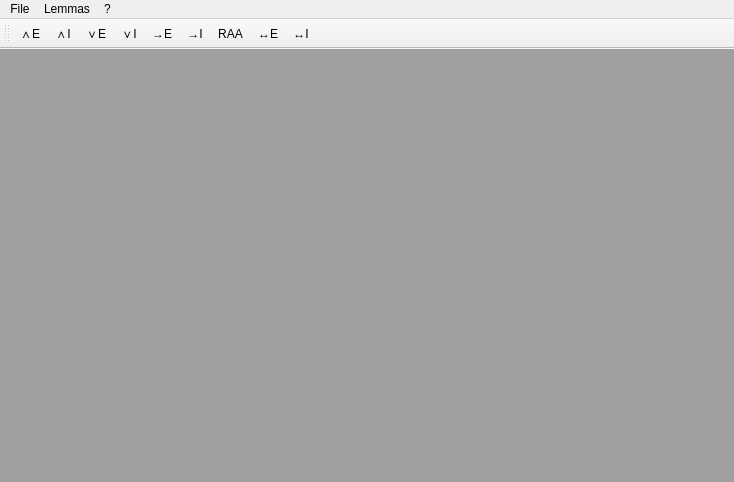
<?xml version="1.0" encoding="UTF-8"?>
<ui version="4.0">
 <class>MainWindow</class>
 <widget class="QMainWindow" name="MainWindow">
  <property name="geometry">
   <rect>
    <x>0</x>
    <y>0</y>
    <width>734</width>
    <height>482</height>
   </rect>
  </property>
  <property name="windowTitle">
   <string>MainWindow</string>
  </property>
  <widget class="QWidget" name="centralWidget">
   <layout class="QVBoxLayout" name="verticalLayout" stretch="1">
    <property name="leftMargin">
     <number>0</number>
    </property>
    <property name="topMargin">
     <number>0</number>
    </property>
    <property name="rightMargin">
     <number>0</number>
    </property>
    <property name="bottomMargin">
     <number>0</number>
    </property>
    <item>
     <widget class="QMdiArea" name="mdiArea"/>
    </item>
   </layout>
  </widget>
  <widget class="QMenuBar" name="menuBar">
   <property name="geometry">
    <rect>
     <x>0</x>
     <y>0</y>
     <width>734</width>
     <height>25</height>
    </rect>
   </property>
   <widget class="QMenu" name="menuFile">
    <property name="title">
     <string>File</string>
    </property>
    <addaction name="actionNew_proof"/>
    <addaction name="actionOpen"/>
    <addaction name="actionSave"/>
    <addaction name="actionSave_As"/>
    <addaction name="actionClose"/>
    <addaction name="separator"/>
    <addaction name="actionExit"/>
   </widget>
   <widget class="QMenu" name="menuLemmas">
    <property name="title">
     <string>Lemmas</string>
    </property>
    <addaction name="actionImport"/>
    <addaction name="actionDelete"/>
   </widget>
   <widget class="QMenu" name="menu">
    <property name="title">
     <string>?</string>
    </property>
    <addaction name="actionHelp"/>
    <addaction name="separator"/>
    <addaction name="actionAbout"/>
   </widget>
   <addaction name="menuFile"/>
   <addaction name="menuLemmas"/>
   <addaction name="menu"/>
  </widget>
  <widget class="QToolBar" name="mainToolBar">
   <attribute name="toolBarArea">
    <enum>TopToolBarArea</enum>
   </attribute>
   <attribute name="toolBarBreak">
    <bool>true</bool>
   </attribute>
   <addaction name="action_ElimAnd"/>
   <addaction name="action_IntroAnd"/>
   <addaction name="action_ElimOr"/>
   <addaction name="action_IntroOr"/>
   <addaction name="action_ElimArrow"/>
   <addaction name="action_IntroArrow"/>
   <addaction name="action_RAA"/>
   <addaction name="action_ElimEquiv"/>
   <addaction name="action_IntroEquiv"/>
  </widget>
  <action name="actionExit">
   <property name="text">
    <string>Exit</string>
   </property>
   <property name="shortcut">
    <string>Ctrl+Q</string>
   </property>
  </action>
  <action name="action_ElimAnd">
   <property name="text">
    <string>∧E</string>
   </property>
   <property name="toolTip">
    <string>∧ Elimination</string>
   </property>
  </action>
  <action name="action_IntroAnd">
   <property name="text">
    <string>∧I</string>
   </property>
   <property name="toolTip">
    <string>∧ Introduction</string>
   </property>
  </action>
  <action name="action_ElimOr">
   <property name="text">
    <string>∨E</string>
   </property>
   <property name="toolTip">
    <string>∨ Elimination</string>
   </property>
  </action>
  <action name="action_IntroOr">
   <property name="text">
    <string>∨I</string>
   </property>
   <property name="toolTip">
    <string>∨ Introduction</string>
   </property>
  </action>
  <action name="action_ElimArrow">
   <property name="text">
    <string>→E</string>
   </property>
   <property name="toolTip">
    <string>→ Elimination</string>
   </property>
  </action>
  <action name="action_IntroArrow">
   <property name="text">
    <string>→I</string>
   </property>
   <property name="toolTip">
    <string>→ Introduction</string>
   </property>
  </action>
  <action name="action_RAA">
   <property name="text">
    <string>RAA</string>
   </property>
   <property name="toolTip">
    <string>Reductio Ad Absurdum</string>
   </property>
  </action>
  <action name="action_ElimEquiv">
   <property name="text">
    <string>↔E</string>
   </property>
   <property name="toolTip">
    <string>↔ Elimination</string>
   </property>
  </action>
  <action name="action_IntroEquiv">
   <property name="text">
    <string>↔I</string>
   </property>
   <property name="toolTip">
    <string>↔ Introduction</string>
   </property>
  </action>
  <action name="actionNew_proof">
   <property name="text">
    <string>New proof</string>
   </property>
   <property name="shortcut">
    <string>Ctrl+N</string>
   </property>
  </action>
  <action name="actionOpen">
   <property name="text">
    <string>Open...</string>
   </property>
   <property name="shortcut">
    <string>Ctrl+O</string>
   </property>
  </action>
  <action name="actionSave">
   <property name="text">
    <string>Save</string>
   </property>
   <property name="shortcut">
    <string>Ctrl+S</string>
   </property>
  </action>
  <action name="actionSave_As">
   <property name="text">
    <string>Save As...</string>
   </property>
  </action>
  <action name="actionClose">
   <property name="text">
    <string>Close</string>
   </property>
   <property name="shortcut">
    <string>Ctrl+W</string>
   </property>
  </action>
  <action name="actionImport">
   <property name="text">
    <string>Import...</string>
   </property>
  </action>
  <action name="actionDelete">
   <property name="text">
    <string>Delete...</string>
   </property>
  </action>
  <action name="actionHelp">
   <property name="text">
    <string>Help</string>
   </property>
   <property name="shortcut">
    <string>F1</string>
   </property>
  </action>
  <action name="actionAbout">
   <property name="text">
    <string>About</string>
   </property>
  </action>
 </widget>
 <layoutdefault spacing="6" margin="11"/>
 <resources/>
 <connections/>
</ui>
